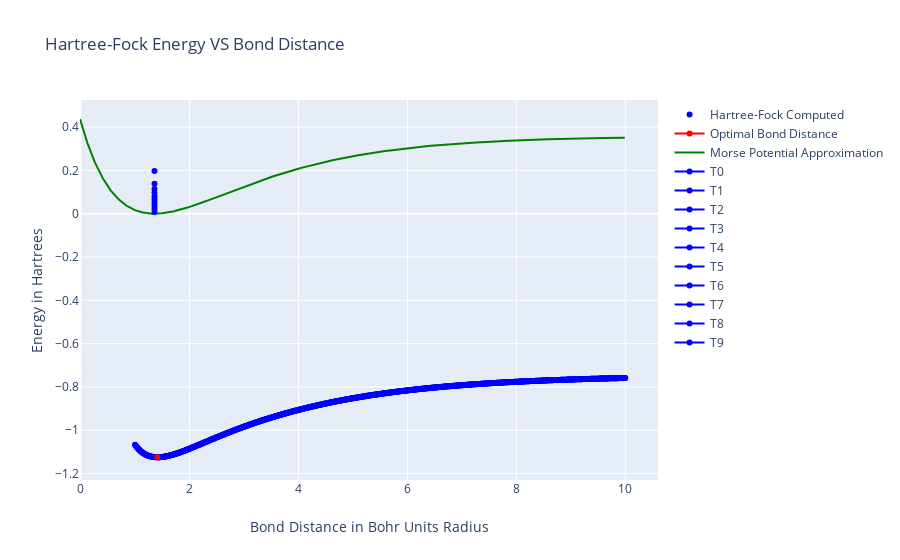

Notebook code for this chart:
### Code cell
#prepare data for use with graphing
dx = .01
steps = 15/dx

figure = {
    "data": [
        #create the Hartree-Fock generated Potential Energy Surface
        {
            "type":"scatter",
            "x":R,
            "y":E,
            "connectgaps":False,
            "mode":"markers", 
            "name":"Hartree-Fock Computed",
            "marker":{"color":"blue"}
        },
    
        #Highlight the minimum energy point in red
        {
            "type":"scatter",
            "x":[optimalR],
            "y":[minE],
            "name":"Optimal Bond Distance",
            "marker":{"color":"red"}
        },
        
        #Create and plot the Morse Potential fit
        {
            "type":"scatter",
            "x":[x*dx for x in range(-1, 1000)],
            "y": [morsePotential(r * dx, popt[0], popt[1], popt[2], popt[3]) - correction for r in range(-1, 1000)], #popt[0], popt[1], popt[2], popt[3]) for r in data] ,
            "connectgaps":False,
            "name":"Morse Potential Approximation",
            "marker":{"color":"green"}
        },
    ],
    
    #Set up the layout of the graph
    "layout":
        {
           "xaxis":{"title":"Bond Distance in Bohr Units Radius"},
           "yaxis":{"title":"Energy in Hartrees"},
            "title":{"text":"Hartree-Fock Energy VS Bond Distance"}
        },    
}

xMin = -40
xMax = 40
steps = 500
dx = (xMax - xMin) / steps
        
for i in range(len(EHO)):

    figure["data"].append(
        {
            "type":"scatter",
            "x":[popt[0]],
            "y":[EHO[i].real],
            "connectgaps":False,
            "name":"T" + str(i),
            "marker":{"color":"blue"}
        }
    )    
    
iplot(figure)

### Figure 1 — Plotly figure (JSON) as saved in the notebook; plotly's stock layout.template omitted (floating-point values rounded to 4 significant figures; data arrays with more than 128 entries replaced by an {"elided": "..."} marker saying what was removed)
{"data": [{"connectgaps": false, "marker": {"color": "blue"}, "mode": "markers", "name": "Hartree-Fock Computed", "type": "scatter", "x": {"elided": "901 float values"}, "y": {"elided": "901 float values"}}, {"marker": {"color": "red"}, "name": "Optimal Bond Distance", "type": "scatter", "x": [1.41], "y": [-1.125]}, {"connectgaps": false, "marker": {"color": "green"}, "name": "Morse Potential Approximation", "type": "scatter", "x": {"elided": "1001 float values"}, "y": {"elided": "1001 float values"}}, {"connectgaps": false, "marker": {"color": "blue"}, "name": "T0", "type": "scatter", "x": [1.357], "y": [0.007898]}, {"connectgaps": false, "marker": {"color": "blue"}, "name": "T1", "type": "scatter", "x": [1.357], "y": [0.02241]}, {"connectgaps": false, "marker": {"color": "blue"}, "name": "T2", "type": "scatter", "x": [1.357], "y": [0.03698]}, {"connectgaps": false, "marker": {"color": "blue"}, "name": "T3", "type": "scatter", "x": [1.357], "y": [0.05086]}, {"connectgaps": false, "marker": {"color": "blue"}, "name": "T4", "type": "scatter", "x": [1.357], "y": [0.06524]}, {"connectgaps": false, "marker": {"color": "blue"}, "name": "T5", "type": "scatter", "x": [1.357], "y": [0.07974]}, {"connectgaps": false, "marker": {"color": "blue"}, "name": "T6", "type": "scatter", "x": [1.357], "y": [0.09626]}, {"connectgaps": false, "marker": {"color": "blue"}, "name": "T7", "type": "scatter", "x": [1.357], "y": [0.1135]}, {"connectgaps": false, "marker": {"color": "blue"}, "name": "T8", "type": "scatter", "x": [1.357], "y": [0.138]}, {"connectgaps": false, "marker": {"color": "blue"}, "name": "T9", "type": "scatter", "x": [1.357], "y": [0.1971]}], "layout": {"title": {"text": "Hartree-Fock Energy VS Bond Distance"}, "xaxis": {"title": {"text": "Bond Distance in Bohr Units Radius"}}, "yaxis": {"title": {"text": "Energy in Hartrees"}}}}
